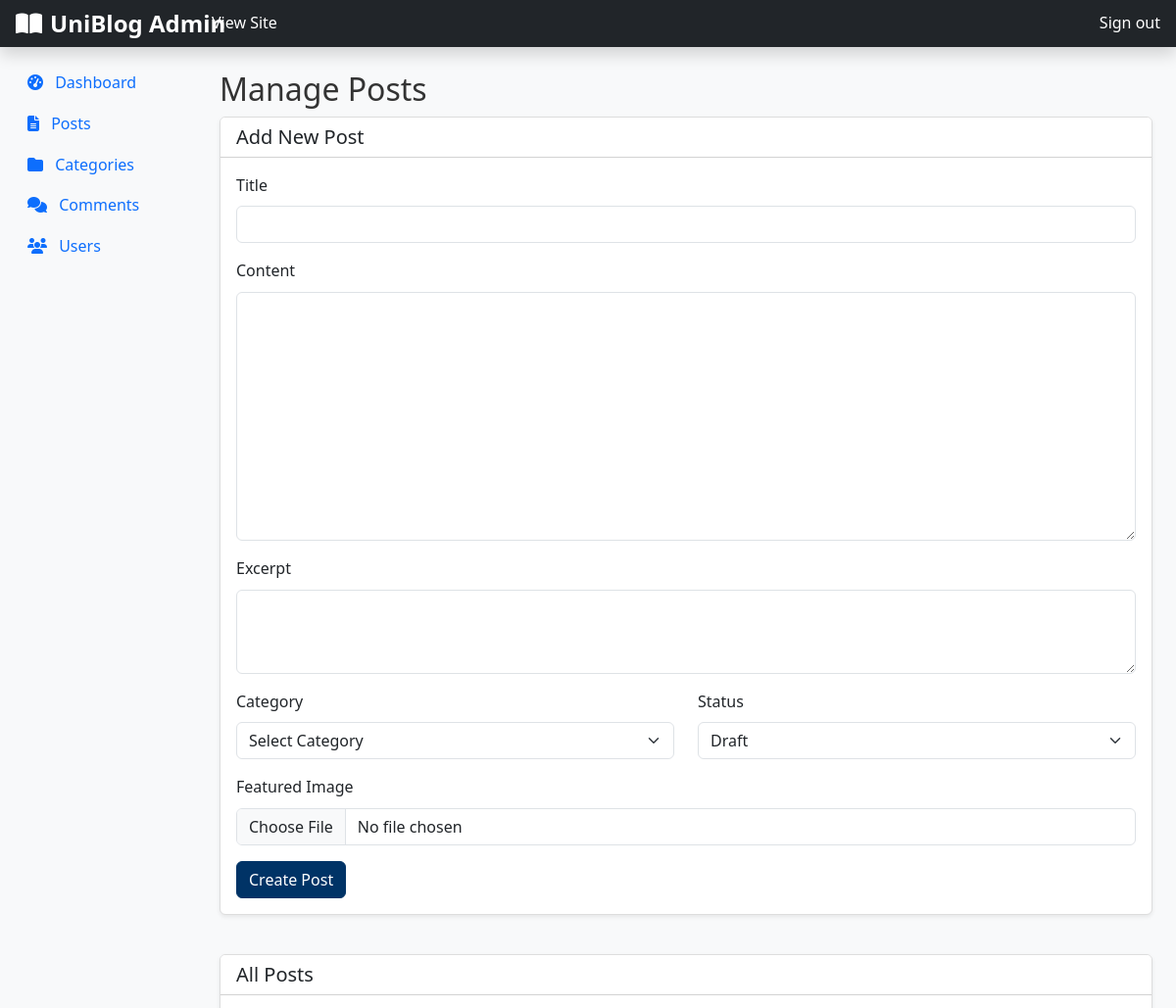
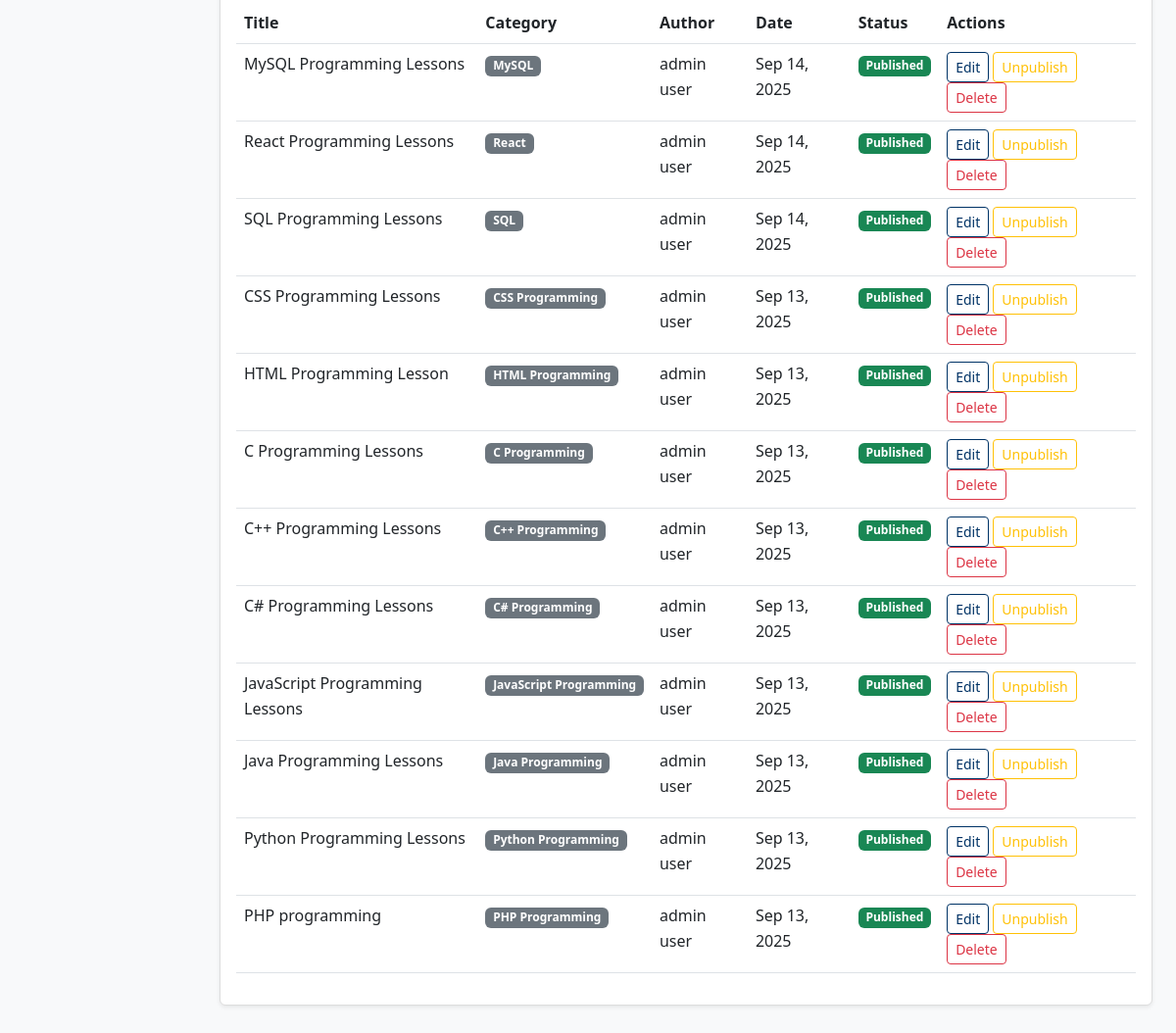
Screenshot of /admin/posts.php (signed in) with the database file from the repository (2 pictures, top to bottom).
### tables this page shows
CREATE TABLE `posts` (
  `id` int(11) NOT NULL,
  `title` varchar(255) NOT NULL,
  `content` longtext NOT NULL,
  `excerpt` text DEFAULT NULL,
  `featured_image` varchar(255) DEFAULT NULL,
  `category_id` int(11) DEFAULT NULL,
  `author_id` int(11) DEFAULT NULL,
  `status` enum('published','draft') NOT NULL DEFAULT 'draft',
  `created_at` timestamp NOT NULL DEFAULT current_timestamp(),
  `updated_at` timestamp NOT NULL DEFAULT current_timestamp() ON UPDATE current_timestamp()
);

CREATE TABLE `categories` (
  `id` int(11) NOT NULL,
  `name` varchar(100) NOT NULL,
  `description` text DEFAULT NULL,
  `created_at` timestamp NOT NULL DEFAULT current_timestamp()
);

CREATE TABLE `users` (
  `id` int(11) NOT NULL,
  `username` varchar(50) NOT NULL,
  `password` varchar(255) NOT NULL,
  `email` varchar(100) NOT NULL,
  `first_name` varchar(50) NOT NULL,
  `last_name` varchar(50) NOT NULL,
  `role` enum('admin','author') NOT NULL DEFAULT 'author',
  `created_at` timestamp NOT NULL DEFAULT current_timestamp()
);

### admin/posts.php (the view, shortened to what this page needs)
<?php
require_once '../config/db.php';
include 'includes/header.php';
include 'includes/sidebar.php';
$posts = $pdo->query("SELECT p.*, c.name as category_name, u.first_name, u.last_name
                      FROM posts p
                      LEFT JOIN categories c ON p.category_id = c.id
                      LEFT JOIN users u ON p.author_id = u.id
                      ORDER BY p.created_at DESC")->fetchAll(PDO::FETCH_ASSOC);
$editing_post = null;
?>
<main class="col-md-9 ms-sm-auto col-lg-10 px-md-4 py-4">
    <h1 class="h2">Manage Posts</h1>
    <div class="row">
        <div class="col-12">
            <div class="card shadow-sm">
                <div class="card-header bg-white">
                    <h5 class="mb-0"><?php echo $editing_post ? 'Edit Post' : 'Add New Post'; ?></h5>
                </div>
                <div class="card-body">
                    <form method="POST" enctype="multipart/form-data">
                        <div class="mb-3">
                            <label for="title" class="form-label">Title</label>
                            <input type="text" class="form-control" id="title" name="title" value="<?php echo $editing_post ? htmlspecialchars($editing_post['title']) : ''; ?>" required>
                        </div>
                        <div class="mb-3">
                            <label for="content" class="form-label">Content</label>
                            <textarea class="form-control" id="content" name="content" rows="10" required><?php echo $editing_post ? htmlspecialchars($editing_post['content']) : ''; ?></textarea>
                        </div>
                        <div class="mb-3">
                            <label for="excerpt" class="form-label">Excerpt</label>
                            <textarea class="form-control" id="excerpt" name="excerpt" rows="3"><?php echo $editing_post ? htmlspecialchars($editing_post['excerpt']) : ''; ?></textarea>
                        </div>
                        <div class="row">
                            <div class="col-md-6">
                                <div class="mb-3">
                                    <label for="category_id" class="form-label">Category</label>
                                    <select class="form-select" id="category_id" name="category_id" required>
                                        <option value="">Select Category</option>
                                    </select>
                                </div>
                            </div>
                            <div class="col-md-6">
                                <div class="mb-3">
                                    <label for="status" class="form-label">Status</label>
                                    <select class="form-select" id="status" name="status" required>
                                        <option value="draft" <?php echo ($editing_post && $editing_post['status'] == 'draft') ? 'selected' : ''; ?>>Draft</option>
                                    </select>
                                </div>
                            </div>
                        </div>
                        <div class="mb-3">
                            <label for="featured_image" class="form-label">Featured Image</label>
                            <input type="file" class="form-control" id="featured_image" name="featured_image">
                        </div>
                        <button type="submit" class="btn btn-primary"><?php echo $editing_post ? 'Update Post' : 'Create Post'; ?></button>
                    </form>
                </div>
            </div>
        </div>
    </div>
    <div class="row mt-4">
        <div class="col-12">
            <div class="card shadow-sm">
                <div class="card-header bg-white">
                    <h5 class="mb-0">All Posts</h5>
                </div>
                <div class="card-body">
                    <?php if (count($posts) > 0): ?>
                    <div class="table-responsive">
                        <table class="table table-hover">
                            <thead>
                                <tr>
                                    <th>Title</th>
                                    <th>Category</th>
                                    <th>Author</th>
                                    <th>Date</th>
                                    <th>Status</th>
                                    <th>Actions</th>
                                </tr>
                            </thead>
                            <tbody>
                                <?php foreach ($posts as $post): ?>
                                <tr>
                                    <td><?php echo htmlspecialchars($post['title']); ?></td>
                                    <td><span class="badge bg-secondary"><?php echo $post['category_name']; ?></span></td>
                                    <td><?php echo $post['first_name'] . ' ' . $post['last_name']; ?></td>
                                    <td><?php echo date('M j, Y', strtotime($post['created_at'])); ?></td>
                                    <td>
                                        <span class="badge bg-<?php echo ($post['status'] == 'published') ? 'success' : 'warning'; ?>">
                                            <?php echo ucfirst($post['status']); ?>
                                        </span>
                                    </td>
                                    <td>
                                        <a href="posts.php?action=edit&id=<?php echo $post['id']; ?>" class="btn btn-sm btn-outline-primary">Edit</a>
                                        <a href="posts.php?action=toggle_status&id=<?php echo $post['id']; ?>" class="btn btn-sm btn-outline-<?php echo ($post['status'] == 'published') ? 'warning' : 'success'; ?>">
                                            <?php echo ($post['status'] == 'published') ? 'Unpublish' : 'Publish'; ?>
                                        </a>
                                        <a href="posts.php?action=delete&id=<?php echo $post['id']; ?>" class="btn btn-sm btn-outline-danger delete-btn">Delete</a>
                                    </td>
                                </tr>
                                <?php endforeach; ?>
                            </tbody>
                        </table>
                    </div>
                    <?php else: ?>
                    <p class="text-muted">No posts found.</p>
                    <?php endif; ?>
                </div>
            </div>
        </div>
    </div>
</main>
<?php include 'includes/footer.php'; ?>

### assets/css/style.css (style rules this page uses)
:root { --primary-blue: #003366; --secondary-green: #006400; --accent-gold: #FFD700; --light-bg: #f8f9fa; }
body { font-family: 'Segoe UI', Tahoma, Geneva, Verdana, sans-serif; line-height: 1.6; color: #333; background-color: var(--light-bg); }
.card { border: 1px solid #ddd; margin-bottom: 1rem; }
.btn-primary { background-color: var(--primary-blue); border-color: var(--primary-blue); }
.btn-outline-primary { color: var(--primary-blue); border-color: var(--primary-blue); }

### rows the page displays
posts: title "MySQL Programming Lessons", category.name "MySQL", author.first_name "admin", author.last_name "user", created_at "Sep 14, 2025", status "Published", shows "Unpublish"
posts: title "React Programming Lessons", category.name "React", author.first_name "admin", author.last_name "user", created_at "Sep 14, 2025", status "Published", shows "Unpublish"
posts: title "SQL Programming Lessons", category.name "SQL", author.first_name "admin", author.last_name "user", created_at "Sep 14, 2025", status "Published", shows "Unpublish"
posts: title "CSS Programming Lessons", category.name "CSS Programming", author.first_name "admin", author.last_name "user", created_at "Sep 13, 2025", status "Published", shows "Unpublish"
posts: title "HTML Programming Lesson", category.name "HTML Programming", author.first_name "admin", author.last_name "user", created_at "Sep 13, 2025", status "Published", shows "Unpublish"
posts: title "C Programming Lessons", category.name "C Programming", author.first_name "admin", author.last_name "user", created_at "Sep 13, 2025", status "Published", shows "Unpublish"
posts: title "C++ Programming Lessons", category.name "C++ Programming", author.first_name "admin", author.last_name "user", created_at "Sep 13, 2025", status "Published", shows "Unpublish"
posts: title "C# Programming Lessons", category.name "C# Programming", author.first_name "admin", author.last_name "user", created_at "Sep 13, 2025", status "Published", shows "Unpublish"
posts: title "JavaScript Programming Lessons", category.name "JavaScript Programming", author.first_name "admin", author.last_name "user", created_at "Sep 13, 2025", status "Published", shows "Unpublish"
posts: title "Java Programming Lessons", category.name "Java Programming", author.first_name "admin", author.last_name "user", created_at "Sep 13, 2025", status "Published", shows "Unpublish"
posts: title "Python Programming Lessons", category.name "Python Programming", author.first_name "admin", author.last_name "user", created_at "Sep 13, 2025", status "Published", shows "Unpublish"
posts: title "PHP programming", category.name "PHP Programming", author.first_name "admin", author.last_name "user", created_at "Sep 13, 2025", status "Published", shows "Unpublish"

### other values shown
SITE_NAME "UniBlog"
